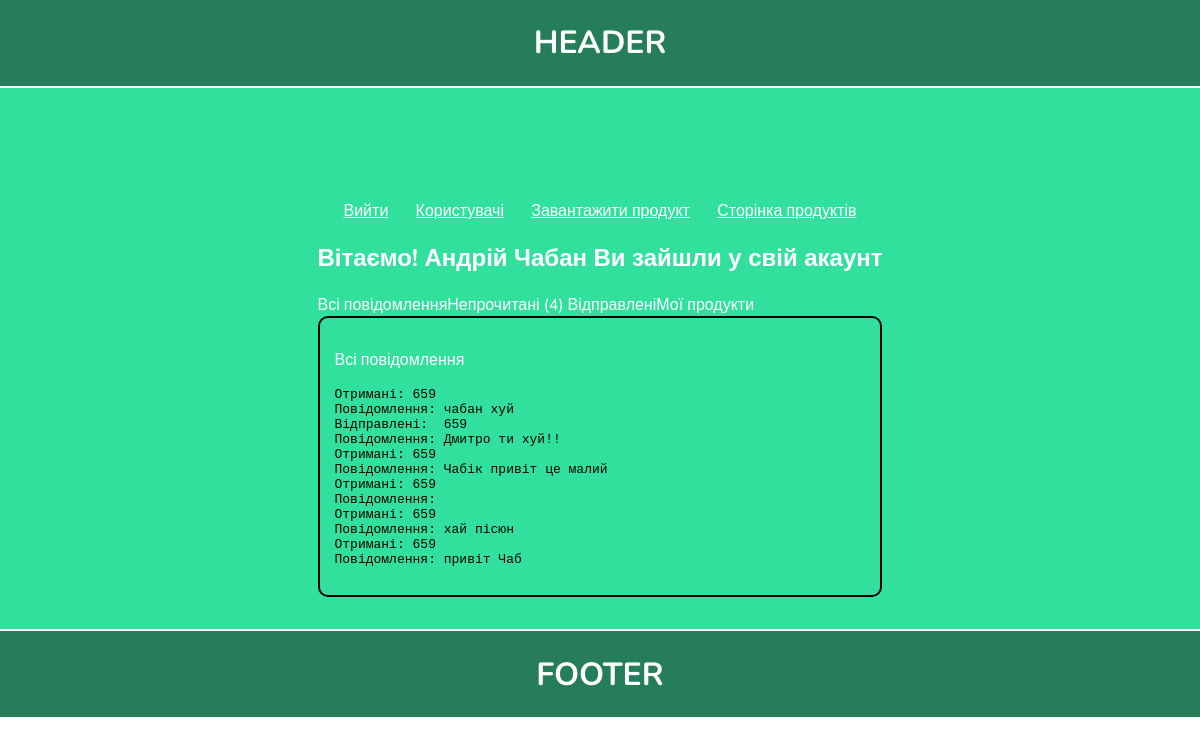
The app's page /customer/index.php?show=all (signed in) with its own data.
### tables this page shows
CREATE TABLE `messages` (
  `id` int(11) NOT NULL,
  `sender_id` int(11) NOT NULL,
  `recipient_id` int(11) NOT NULL,
  `message_text` text NOT NULL,
  `timestamp` datetime NOT NULL,
  `is_read` tinyint(4) NOT NULL DEFAULT '0'
);

### customer/index.php (the view, shortened to what this page needs)
<?
    include '../connect.php';
    include '../header.php';
?>
<section class='user-page'>
    <div class="container">
        <div class="wrapper-user-page">
            <div class="item-links">
              <?php  if($_SESSION['profile']) {
                    echo '<a href="../data_processor/session-exit.php">Вийти</a>';
                    echo '<a href="../pages/users-page.php">Користувачі</a>';
                    echo '<a href="../pages/set-products-page.php">Завантажити продукт</a>';
                    echo '<a href="../pages/all-products-page.php">Сторінка продуктів</a>';
                }?>
            </div>
            <div class="item-user">
            <?php
                    function countUnreadMessages($connect, $user_id) {
                        $sql = "SELECT COUNT(*) AS unread_count FROM messages WHERE recipient_id='$user_id' AND is_read=0";
                        $result = mysqli_query($connect, $sql);
                        $row = mysqli_fetch_assoc($result);
                        return $row['unread_count'];
                    }
                    try {
                        if ($_SESSION['profile']) {
                            echo '<h2>Вітаємо! ' . $_SESSION['profile']['firstname'] . ' ' . $_SESSION['profile']['lastname'] . ' Ви зайшли у свій акаунт</h2>';
                            $user_id = $_SESSION['profile']['user_id'];
                            $show = isset($_GET['show']) ? $_GET['show'] : '';
                            echo '<div class="buttons">';
                                echo '<a href="?show=all">Всі повідомлення</a>';
                                $unreadCount = countUnreadMessages($connect, $user_id);
                                if ($unreadCount > 0) {
                                    echo '<a href="?show=unread">Непрочитані (' . $unreadCount . ')</a>  ';
                                } else {
                                    echo '<a href="?show=unread">Непрочитані</a>';
                                }
                                echo '<a href="?show=sent">Відправлені</a>';
                                echo '<a href="../pages/private-products-page.php">Мої продукти</a>';
                            echo '</div>';
                            if ($show == 'unread') {
                                echo '<div class="item_users_messagas-recipient">';
                                    echo '<p>Непрочитаних повідомлень немає</p>';
                                    $sqlReceivedMessages = "SELECT * FROM messages WHERE recipient_id='$user_id' AND is_read=0";
                                    $unreadMessagesResult = mysqli_query($connect, $sqlReceivedMessages);
                                    while ($row = mysqli_fetch_assoc($unreadMessagesResult)) {
                                        echo '<pre>';
                                            echo 'Відправник: ' . $row['sender_id'] . '<br>';
                                            echo 'Повідомлення: ' . $row['message_text'] . '<br>';
                                        echo '</pre>';
                                    }
                                echo '</div>';
                                $sqlMarkAsRead = "UPDATE messages SET is_read = 1 WHERE recipient_id = '$user_id' AND is_read = 0";
                                mysqli_query($connect, $sqlMarkAsRead);
                                $unreadCount = countUnreadMessages($connect, $user_id);
                            } elseif ($show == 'all') {
                                $sqlAllMessages = "SELECT * FROM messages WHERE recipient_id='$user_id' OR sender_id='$user_id'";
                                $allMessagesResult = mysqli_query($connect, $sqlAllMessages);
                                echo '<div class="item_users_messagas-recipient">';
                                    echo '<p>Всі повідомлення<p>';
                                    echo '<pre>';
                                    while ($row = mysqli_fetch_assoc($allMessagesResult)) {
                                        if ($row['sender_id'] == $user_id) {
                                                echo 'Відправлені:  ' . $row['recipient_id']. '<br>';
                                                } else {
                                                echo 'Отримані: ' .  $row['sender_id'] .  '<br>';
                                        }
                                        echo 'Повідомлення: ' . $row['message_text'] . '<br>';
                                    }
                                    echo '</pre>';
                                echo '</div>';
                            }
                        } else {
                            echo '<h1>' . 'Ви зайшли на закриту сторінку'. '<br>' .' Ідіть нахуй по харошому!' . '</h1>';
                            throw new Exception('спроба входу не авторизованого користувача!');
                        }
                    } catch(Exception $e ) {
                        error_log("Файл: " . $e->getFile() . "  Рядок: " . $e->getLine() . "  Повідомлення: " . $e->getMessage() . PHP_EOL, 3, "../var/log/profile.log");
                    }
                    ?>
                 </div>
            </div>
        </div>
</section>
<?
 include '../footer.php';
 ?>

### style.css (style rules this page uses)
html, body { margin: 0; padding: 0; position: relative; }
h1,h2,h3,span,button,input,p,a { font-family: 'Nunito', sans-serif; color: white; }
.container { max-width: 1000px; width: 100%; margin: 0 auto; flex: 1 0 auto; }
.user-page { background-color: #32e09d; padding: 100px; min-height: 517px; }
.wrapper-user-page { display: flex; justify-content: center; flex-direction: column; align-items: center; padding-top: 100px; }
.item_users_messagas-recipient { border: 2px solid black; border-radius: 10px; box-sizing: border-box; padding: 15px; }
.buttons a { text-decoration: none; }
.item-links { width: 513px; display: flex; justify-content: space-between; }

### records on screen
messages: sender "659", message_text "чабан хуй"
messages: recipient "659", message_text "Дмитро ти хуй!!"
messages: sender "659", message_text "Чабік привіт це малий"
messages: sender "659"
messages: sender "659", message_text "хай пісюн"
messages: sender "659", message_text "привіт Чаб"

### other values on screen
$_SESSION['profile']['firstname'] "Андрій"
$_SESSION['profile']['lastname'] "Чабан"
$unreadCount "4"
